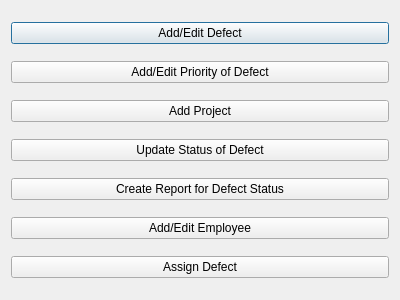
<?xml version="1.0" encoding="UTF-8"?>
<ui version="4.0">
 <class>AdminMenuDialog</class>
 <widget class="QDialog" name="AdminMenuDialog">
  <property name="geometry">
   <rect>
    <x>0</x>
    <y>0</y>
    <width>400</width>
    <height>300</height>
   </rect>
  </property>
  <property name="windowTitle">
   <string>Admin Menu</string>
  </property>
  <layout class="QVBoxLayout" name="verticalLayout">
   <item>
    <widget class="QPushButton" name="addEditDefectButton">
     <property name="text">
      <string>Add/Edit Defect</string>
     </property>
    </widget>
   </item>
   <item>
    <widget class="QPushButton" name="addEditPriorityButton">
     <property name="text">
      <string>Add/Edit Priority of Defect</string>
     </property>
    </widget>
   </item>
   <item>
    <widget class="QPushButton" name="addProjectButton">
     <property name="text">
      <string>Add Project</string>
     </property>
    </widget>
   </item>
   <item>
    <widget class="QPushButton" name="updateDefectStatusButton">
     <property name="text">
      <string>Update Status of Defect</string>
     </property>
    </widget>
   </item>
   <item>
    <widget class="QPushButton" name="createReportButton">
     <property name="text">
      <string>Create Report for Defect Status</string>
     </property>
    </widget>
   </item>
   <item>
    <widget class="QPushButton" name="addEditEmployeeButton">
     <property name="text">
      <string>Add/Edit Employee</string>
     </property>
    </widget>
   </item>
   <item>
    <widget class="QPushButton" name="assignDefectButton">
     <property name="text">
      <string>Assign Defect</string>
     </property>
    </widget>
   </item>
  </layout>
 </widget>
 <resources/>
 <connections/>
</ui>
